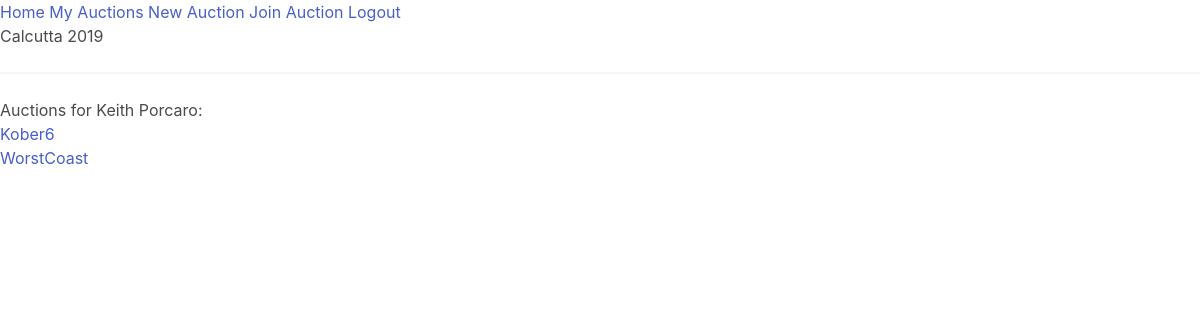
Screenshot of /user/porcaroKeith (signed in) with the database file from the repository.
### model.py (models this page shows, shortened)
class BaseModel(Model):
    class Meta:
        database = database

class User(UserMixin, BaseModel):
    username = CharField(max_length=30, unique=True)
    first_name = CharField(max_length=30, unique=True)
    last_name = CharField(max_length=30, unique=True)
    email = CharField(max_length=64, unique=True)
    password_hash = CharField(max_length=128)

class User_access(BaseModel):
    user_in_auction = ForeignKeyField(User)
    auction = ForeignKeyField(Auction)

class Auction(BaseModel):
    auction_name = CharField(max_length=30, unique=True)
    code = CharField(max_length=30)

### main.py (the view)
@app.route('/user/<username>')
@login_required
def user(username):
    user = get_object_or_404(User, User.username == username)
    auctions = User_access.select().where(User_access.user_in_auction == user)
    return render_template('user.jinja2', user=user, auctions=auctions)

### main.py (called while the page is built)
def get_object_or_404(model, *criterion):
    output = model.select().where(*criterion).get()
    if output is None:
        abort(404)
    else:
        return output

@sign_in.user_loader
def load_user(id):
    return User.select().where(User.id == id).get()

### templates/user.jinja2
{% extends 'base.jinja2' %}
{% block content %}
    <h1>Auctions for {{ user.first_name }} {{ user.last_name }}:</h1>
    {% for auction in auctions %}
    <p>
        <a href="{{url_for('auction', auction_name=auction.auction.auction_name) }}">{{ auction.auction.auction_name }}</a>
    </p>
    {% endfor %}
{% endblock %}

### rows the page displays
User: first_name "Keith", last_name "Porcaro"
User_access: auction.auction_name "Kober6"
User_access: auction.auction_name "WorstCoast"
